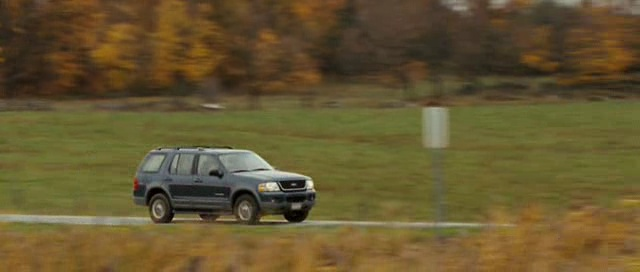
#> input picture lab3/images/Car1.jpg, 640 x 272 px, given in place of image1.jpg, which was not available
$ python denoise.py
#> lines starting #> are read from the running program, lines starting #| are printed output that depends on the picture; long printed decimals are rounded; pictures that were not available may be replaced by others from this repository, and a replacement may not be noted
### lab2/Image_enhancement/myPSNR.py
import numpy as np
import cv2
def myPSNR( orig_image, approx_image ):
    m, n = orig_image.shape

    orig_image = orig_image.astype(np.float32)
    approx_image = approx_image.astype(np.float32)

    MSE = np.sum(((approx_image - orig_image)**2)) / (m*n)

    I_max = orig_image.max()

    PSNR = 20 * np.log10(I_max / np.sqrt(MSE))

    return PSNR

# [10 lines that do not run on import are left out]

# img/img_saltpepper PSNR: 16.107930175560774
# img/img_gaussian PSNR: 20.583544923613655

### lab2/Image_enhancement/denoise.py
import cv2
import matplotlib.pyplot as plt
import numpy as np
from myPSNR import myPSNR

def denoise( image, kernel_type, **kwargs):
    ksize = kwargs['kernel_size']


    if kernel_type == 'box':
        imOut = cv2.blur(image, (ksize,ksize))
    elif kernel_type == 'median':
        imOut = cv2.medianBlur(image, ksize)
    elif kernel_type == 'gaussian':
        imOut = cv2.GaussianBlur(image, (ksize,ksize), sigmaX=kwargs['sigma'])
    else:
        print('Operation not implemented')


    return imOut


if __name__ == '__main__':
    image_dir = './Image_enhancement/images/'
    original_image_name = 'image1.jpg'
    image_name = ['image1_saltpepper.jpg','image1_gaussian.jpg']

    original_image = cv2.imread(image_dir + original_image_name, 0)
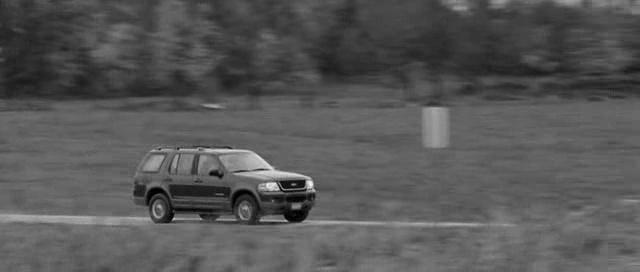
#> original_image: shape (272, 640); min 0, max 239, mean 86.6


    kernel_type = ['box', 'median', 'gaussian']
    title = ['3x3', '5x5', '7x7']
    ksize = [3,5,7]

    PSNR_results = np.zeros((4,3))

    for image_index in range(2):
        input_image = cv2.imread(image_dir + image_name[image_index], 0)
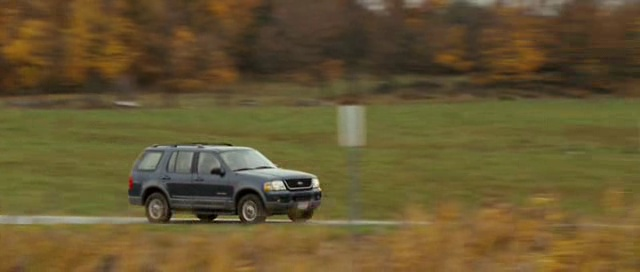
#> input picture lab3/images/Car2.jpg, 640 x 272 px, given in place of image1_saltpepper.jpg, which was not available
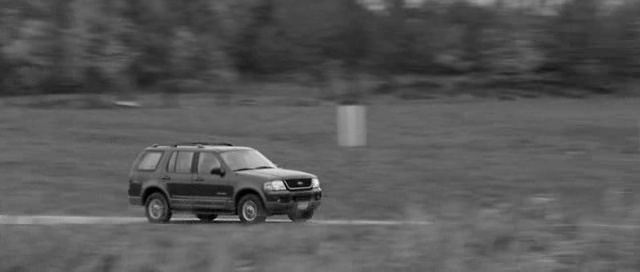
#> input_image: shape (272, 640); min 0, max 241, mean 87.2
        for kernel_index in range(2):
            fig, ax = plt.subplots(1,3,figsize=(13,3))
            for i in range(3):
                imOut = denoise(input_image, kernel_type[kernel_index], kernel_size=ksize[i])
                ax[i].imshow(imOut, cmap='gray')
                ax[i].set_title(title[i])
                PSNR_results[image_index*2 + kernel_index, i] = myPSNR(original_image, imOut)
            plt.subplots_adjust(left=0.05, bottom=0.05, right=0.95, top=0.95)
            plt.savefig('denoised_' + image_name[image_index][:-4] + '_' + kernel_type[kernel_index] + '.png',
                        transparent=True)
#> this loop made 2 passes
#> pass 1, `plt.savefig('denoised_' + image_name[image_index][:-4] + '_' + kernel_..`:
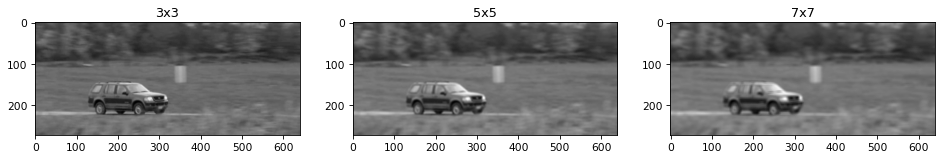
#> figure drawn by matplotlib, 3 panels
#> after the loop, PSNR_results = [[22.88, 23.17, 23.37], [22.74, 23.01, 23.21], [0, 0, 0], [0, 0, 0]]
    print(PSNR_results)
#| [[22.884 23.173 23.370]
#|  [22.743  23.008 23.206]
#|  [22.884 23.173 23.370]
#|  [22.743  23.008 23.206]]


    # Titles kernel_sizes and sigmas for the plots of Gaussian filter
    title_g = ['3x3', '5x5', '7x7', '15x15']
    ksize_g = [3, 5, 7, 15]
    sigmas = [0.5, 1, 5, 10]

    # Take the gaussian noise image
    image_index = 1
    input_image = cv2.imread(image_dir + image_name[image_index], 0)


    PSNR_results_gaussian = np.zeros((4,4))
    for s_i in range(4):
        for k_i in range(4):
            imOut = denoise(input_image, kernel_type[2], kernel_size=ksize_g[k_i], sigma=sigmas[s_i])
            PSNR_results_gaussian[s_i, k_i] = myPSNR(original_image, imOut)
#> this loop made 4 passes
#> after the loop, PSNR_results_gaussian = [[22.67, 22.67, 22.67, 22.67], [22.84, 22.95, 22.96, 22.96], [22.88, 23.16, 23.35, 23.59], [22.88, 23.17, 23.37, 23.56]]

    print(PSNR_results_gaussian)
#| [[22.675 22.675 22.675 22.675]
#|  [22.838 22.949 22.964 22.964]
#|  [22.884 23.164 23.355 23.590]
#|  [22.884 23.172 23.367    23.565]]


    print('ax shape: ',ax.shape)
#| ax shape:  (3,)
    for s_i in range(4):
        for i in range(4):
            fig, ax = plt.subplots(1,1,figsize=(5,5))
            imOut = denoise(input_image, kernel_type[2], kernel_size=ksize_g[i], sigma=sigmas[s_i])

            ax.imshow(imOut, cmap='gray')
            ax.set_title('Kernel size:'+title_g[i]+',  Sigma:'+str(sigmas[s_i]))
            plt.subplots_adjust(left=0.08, bottom=0.05, right=0.95, top=0.95)
            plt.savefig('denoised_' + image_name[image_index][:-4] + '_' + kernel_type[2] + '_' + str(s_i) + 'x' + str(i) + '.png',
                        transparent=True)
#> this loop made 4 passes
    plt.show()
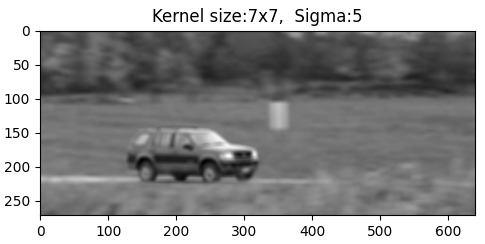
#> figure drawn by matplotlib, 1 panel
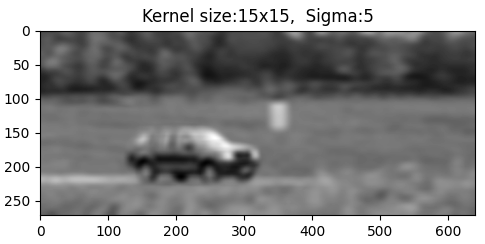
#> figure drawn by matplotlib, 1 panel
